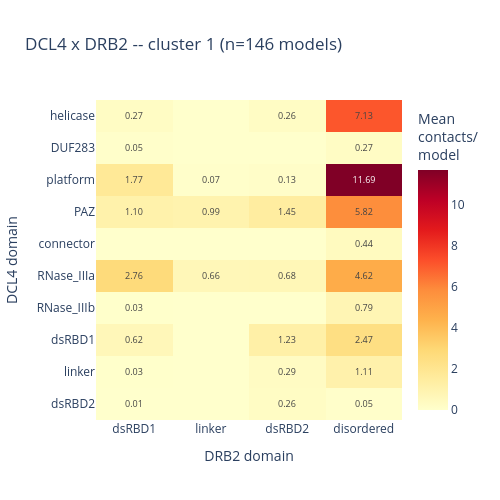
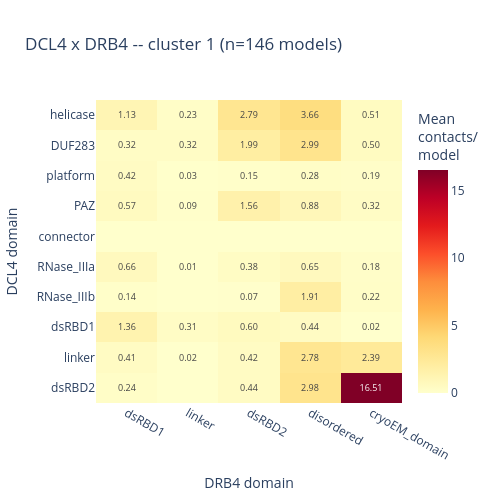
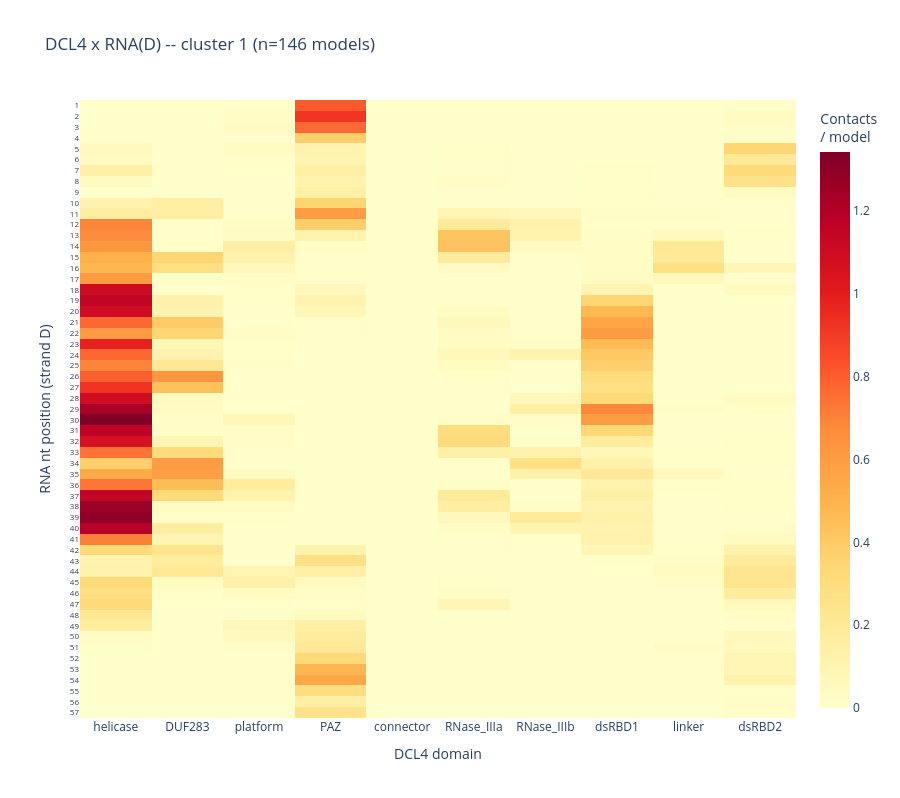
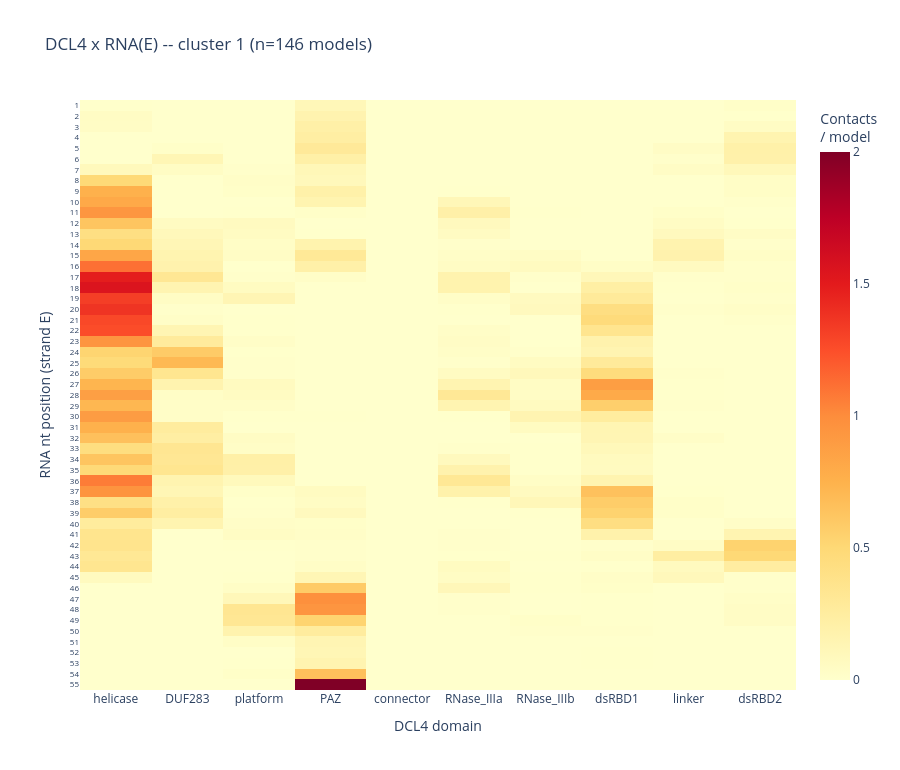

These figures' notebook cell, in order:
### Markdown cell above
### Cluster 1

### Code cell
c = 1
sub_c = df[df["cluster"] == c]
n_c = cluster_n_models.get(c, 0)
print(f"cluster {c}: {n_c} model(s)")

for lig in COUPLES:
    couple_heatmap(
        sub_c, lig, n_c,
        f"DCL4 x {LIGAND_CHAIN_NAMES[lig]} -- cluster {c} (n={n_c} models)",
        f"dcl4_{LIGAND_CHAIN_NAMES[lig].lower()}_heatmap_cluster1.html",
        subdir="per_cluster",
    )

### Figure 1 — Plotly figure (JSON) as saved in the notebook; plotly's stock layout.template omitted (floating-point values rounded to 4 significant figures)
{"data": [{"colorbar": {"title": {"text": "Mean<br>contacts/<br>model"}}, "colorscale": [[0.0, "rgb(255,255,204)"], [0.125, "rgb(255,237,160)"], [0.25, "rgb(254,217,118)"], [0.375, "rgb(254,178,76)"], [0.5, "rgb(253,141,60)"], [0.625, "rgb(252,78,42)"], [0.75, "rgb(227,26,28)"], [0.875, "rgb(189,0,38)"], [1.0, "rgb(128,0,38)"]], "hovertemplate": "DCL4 domain: %{y}<br>DRB2 domain: %{x}<br>%{z:.3f} contacts/model<extra></extra>", "text": [["0.27", "", "0.26", "7.13"], ["0.05", "", "", "0.27"], ["1.77", "0.07", "0.13", "11.69"], ["1.10", "0.99", "1.45", "5.82"], ["", "", "", "0.44"], ["2.76", "0.66", "0.68", "4.62"], ["0.03", "", "", "0.79"], ["0.62", "", "1.23", "2.47"], ["0.03", "", "0.29", "1.11"], ["0.01", "", "0.26", "0.05"]], "textfont": {"size": 9}, "texttemplate": "%{text}", "type": "heatmap", "x": ["dsRBD1", "linker", "dsRBD2", "disordered"], "y": ["helicase", "DUF283", "platform", "PAZ", "connector", "RNase_IIIa", "RNase_IIIb", "dsRBD1", "linker", "dsRBD2"], "z": [[0.274, 0.0, 0.2603, 7.13], [0.05479, 0.0, 0.0, 0.274], [1.767, 0.06849, 0.1301, 11.69], [1.096, 0.9863, 1.445, 5.815], [0.0, 0.0, 0.0, 0.4384], [2.76, 0.6575, 0.6849, 4.616], [0.03425, 0.0, 0.0, 0.7945], [0.6164, 0.0, 1.226, 2.466], [0.0274, 0.0, 0.2877, 1.11], [0.0137, 0.0, 0.2603, 0.05479]]}], "layout": {"height": 500, "title": {"text": "DCL4 x DRB2 -- cluster 1 (n=146 models)"}, "width": 500, "xaxis": {"title": {"text": "DRB2 domain"}}, "yaxis": {"autorange": "reversed", "title": {"text": "DCL4 domain"}}}}

### Figure 2 — Plotly figure (JSON) as saved in the notebook; plotly's stock layout.template omitted (floating-point values rounded to 4 significant figures)
{"data": [{"colorbar": {"title": {"text": "Mean<br>contacts/<br>model"}}, "colorscale": [[0.0, "rgb(255,255,204)"], [0.125, "rgb(255,237,160)"], [0.25, "rgb(254,217,118)"], [0.375, "rgb(254,178,76)"], [0.5, "rgb(253,141,60)"], [0.625, "rgb(252,78,42)"], [0.75, "rgb(227,26,28)"], [0.875, "rgb(189,0,38)"], [1.0, "rgb(128,0,38)"]], "hovertemplate": "DCL4 domain: %{y}<br>DRB4 domain: %{x}<br>%{z:.3f} contacts/model<extra></extra>", "text": [["1.13", "0.23", "2.79", "3.66", "0.51"], ["0.32", "0.32", "1.99", "2.99", "0.50"], ["0.42", "0.03", "0.15", "0.28", "0.19"], ["0.57", "0.09", "1.56", "0.88", "0.32"], ["", "", "", "", ""], ["0.66", "0.01", "0.38", "0.65", "0.18"], ["0.14", "", "0.07", "1.91", "0.22"], ["1.36", "0.31", "0.60", "0.44", "0.02"], ["0.41", "0.02", "0.42", "2.78", "2.39"], ["0.24", "", "0.44", "2.98", "16.51"]], "textfont": {"size": 9}, "texttemplate": "%{text}", "type": "heatmap", "x": ["dsRBD1", "linker", "dsRBD2", "disordered", "cryoEM_domain"], "y": ["helicase", "DUF283", "platform", "PAZ", "connector", "RNase_IIIa", "RNase_IIIb", "dsRBD1", "linker", "dsRBD2"], "z": [[1.13, 0.226, 2.788, 3.658, 0.5068], [0.3151, 0.3219, 1.986, 2.986, 0.5], [0.4178, 0.03425, 0.1507, 0.2808, 0.1918], [0.5685, 0.08904, 1.562, 0.8767, 0.3151], [0.0, 0.0, 0.0, 0.0, 0.0], [0.6644, 0.006849, 0.3767, 0.6507, 0.1781], [0.1438, 0.0, 0.06849, 1.911, 0.2192], [1.356, 0.3082, 0.6027, 0.4384, 0.02055], [0.411, 0.02055, 0.4178, 2.781, 2.39], [0.2397, 0.0, 0.4384, 2.979, 16.51]]}], "layout": {"height": 500, "title": {"text": "DCL4 x DRB4 -- cluster 1 (n=146 models)"}, "width": 500, "xaxis": {"title": {"text": "DRB4 domain"}}, "yaxis": {"autorange": "reversed", "title": {"text": "DCL4 domain"}}}}

### Figure 3 — Plotly figure (JSON) as saved in the notebook; plotly's stock layout.template omitted (floating-point values rounded to 4 significant figures; data arrays with more than 128 entries replaced by an {"elided": "..."} marker saying what was removed)
{"data": [{"colorbar": {"title": {"text": "Contacts<br>/ model"}}, "colorscale": [[0.0, "rgb(255,255,204)"], [0.125, "rgb(255,237,160)"], [0.25, "rgb(254,217,118)"], [0.375, "rgb(254,178,76)"], [0.5, "rgb(253,141,60)"], [0.625, "rgb(252,78,42)"], [0.75, "rgb(227,26,28)"], [0.875, "rgb(189,0,38)"], [1.0, "rgb(128,0,38)"]], "hovertemplate": "DCL4 domain: %{x}<br>RNA nt (strand D): %{y}<br>%{z:.3f} contacts/model<extra></extra>", "type": "heatmap", "x": ["helicase", "DUF283", "platform", "PAZ", "connector", "RNase_IIIa", "RNase_IIIb", "dsRBD1", "linker", "dsRBD2"], "y": ["1", "2", "3", "4", "5", "6", "7", "8", "9", "10", "11", "12", "13", "14", "15", "16", "17", "18", "19", "20", "21", "22", "23", "24", "25", "26", "27", "28", "29", "30", "31", "32", "33", "34", "35", "36", "37", "38", "39", "40", "41", "42", "43", "44", "45", "46", "47", "48", "49", "50", "51", "52", "53", "54", "55", "56", "57"], "z": {"elided": "57x10 float values"}}], "layout": {"height": 798, "title": {"text": "DCL4 x RNA(D) -- cluster 1 (n=146 models)"}, "width": 900, "xaxis": {"title": {"text": "DCL4 domain"}}, "yaxis": {"autorange": "reversed", "tickfont": {"size": 8}, "title": {"text": "RNA nt position (strand D)"}}}}

### Figure 4 — Plotly figure (JSON) as saved in the notebook; plotly's stock layout.template omitted (floating-point values rounded to 4 significant figures; data arrays with more than 128 entries replaced by an {"elided": "..."} marker saying what was removed)
{"data": [{"colorbar": {"title": {"text": "Contacts<br>/ model"}}, "colorscale": [[0.0, "rgb(255,255,204)"], [0.125, "rgb(255,237,160)"], [0.25, "rgb(254,217,118)"], [0.375, "rgb(254,178,76)"], [0.5, "rgb(253,141,60)"], [0.625, "rgb(252,78,42)"], [0.75, "rgb(227,26,28)"], [0.875, "rgb(189,0,38)"], [1.0, "rgb(128,0,38)"]], "hovertemplate": "DCL4 domain: %{x}<br>RNA nt (strand E): %{y}<br>%{z:.3f} contacts/model<extra></extra>", "type": "heatmap", "x": ["helicase", "DUF283", "platform", "PAZ", "connector", "RNase_IIIa", "RNase_IIIb", "dsRBD1", "linker", "dsRBD2"], "y": ["1", "2", "3", "4", "5", "6", "7", "8", "9", "10", "11", "12", "13", "14", "15", "16", "17", "18", "19", "20", "21", "22", "23", "24", "25", "26", "27", "28", "29", "30", "31", "32", "33", "34", "35", "36", "37", "38", "39", "40", "41", "42", "43", "44", "45", "46", "47", "48", "49", "50", "51", "52", "53", "54", "55"], "z": {"elided": "55x10 float values"}}], "layout": {"height": 770, "title": {"text": "DCL4 x RNA(E) -- cluster 1 (n=146 models)"}, "width": 900, "xaxis": {"title": {"text": "DCL4 domain"}}, "yaxis": {"autorange": "reversed", "tickfont": {"size": 8}, "title": {"text": "RNA nt position (strand E)"}}}}
